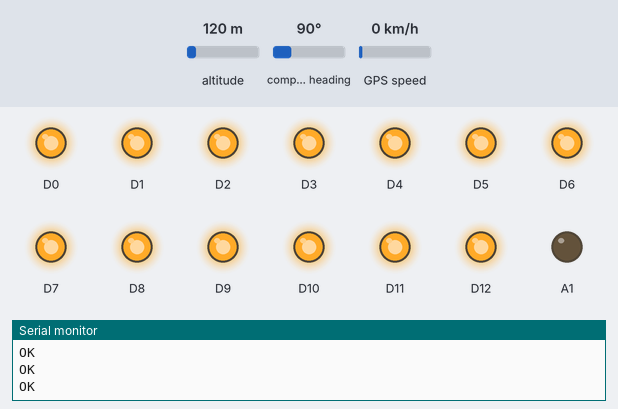
Bench run of a sketch on a simulated Arduino Due. Shown: output pins drawn as LEDs (lit = HIGH), the last lines printed to the serial monitor. The test bench sets the inputs (shaded band); at power-on: altitude 120 m, compass heading 90°, GPS speed 0 km/h. The local clock reads 2024-03-15 10:24:30 at power-on unless the sketch sets it; the GPS gets a fix after 3 s at 37.7749, -122.4194 with 8 satellites; the modem accepts every AT command (registered, SIM ready, sends succeed) and sends nothing else.

Above: at 43.6 s.
At 58.2 s:
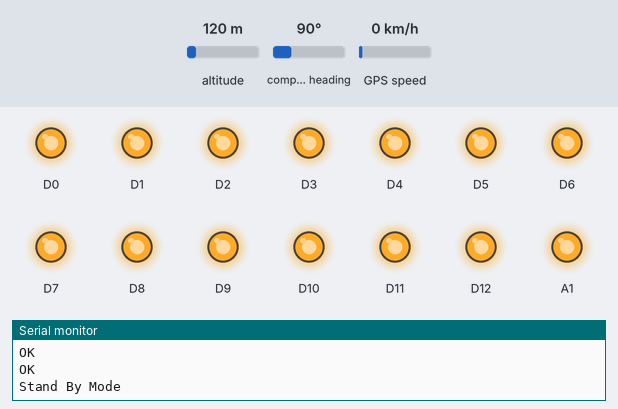
Timing chart, 0 to 67.2 s (numbered marks = the images above):
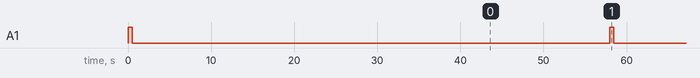

Measured:
- by itself, A1: repeats every 29.0 s: HIGH 0.50 s, LOW 28.5 s

The sketch:

LoRaFarmNode.ino
```cpp
#include "libs/EnergySave/EnergySave.h"
#include "libs/GPS/GPS.h"
#include "libs/Sensors/Sensors.h"
#include "libs/Network/Network.h"
#include "libs/LoRaWan/LoRaWan.h"

void setup()
{
	SerialUSB.println("Setup");

	EnergySave.init(&SerialUSB);
	EnergySave.lowPowerPins(false);
	EnergySave.disableI2CDevices();
	EnergySave.setMCUSleepMode(onWakeUp);
	EnergySave.setAlarmDateTime(DEFAULT_ALARM_HOUR, DEFAULT_ALARM_MINUTE, DEFAULT_ALARM_SEC);
	Sensors.init(&SerialUSB, &EnergySave);

	LoraWan.init(&SerialUSB);
	Network.init(&SerialUSB, &LoraWan);
	Network.setup(10);

	if (Network.connected()) {
		Network.ping();
	}

	GPS.init(&SerialUSB);
	GPS.getGpsData(DEFAULT_GPS_TIMEOUT);
}

void loop()
{
	if (Network.connected()) {
		sendMeasurement();
		} else {
		Network.setup(10);
		if (Network.connected()) {
			sendMeasurement();
		}
	}
	EnergySave.setTime(0,0,0);
	EnergySave.standByMode();
}


void sendMeasurement() {
	Sensors.readAll(ADC_SAMPLES, SENSORS_WARM_UP);
	Network.transmitMeasurement(Sensors.getMeasurements(), GPS.getPosition());
}

void onWakeUp(){

}
```

Parameters.h
```cpp
#ifndef PARAMETERS_H
#define PARAMETERS_H

// SEED BOARD VERSION 1.8.1

// ==== Soil ====
// Ground
// VCC
// A3 - Moisture - Yellow
// A2 - Temp - Green
// ========

// ==== Leaf ====
// Ground
// VCC
// A0 - Up
// A1 - Down
// ========

#if defined(ARDUINO) && ARDUINO >= 100
#include "arduino.h"
#else
#include "WProgram.h"
#endif

#define SERIAL_BAUDRATE		115200
#define ANALOG_RESOLUTION		12

// ============= Energy Save
#define I2C_VCC_ENABLE_PIN		38
#define SENSORS_INIT_DELAY		5
#define I2C_VCC_ON_DELAY		2000
#define I2C_BOOTUP_DELAY		2000

#define ADC_SAMPLES				 1000
#define SENSORS_WARM_UP			 3000

// ============= LoRa WAN
#define API_KEY	"e490452821e09ede355f8d479b4fe4c0"
#define APP_EUI "70B3D57ED0023770"

#define PAYLOAD_SIZE			10;
#define UPLINKS_TO_SEND_ON_BOOT	1;

#define	DEBUG			true

#define DEFAULT_ALARM_HOUR		1
#define DEFAULT_ALARM_MINUTE	0
#define DEFAULT_ALARM_SEC		0

#define DEFAULT_GPS_TIMEOUT		60000

#define BATTERY_POWER_PIN    A4
#define CHARGE_STATUS_PIN    A5

struct bme_measurement {
	float temperature;
	float pressure;
	float humidity;
};

struct gps_position {
	float lat;
	float lng;
};

struct sensors_measurements {
	uint16_t adc[4];
	bme_measurement bme;
	float battery;
};

#endif
```
